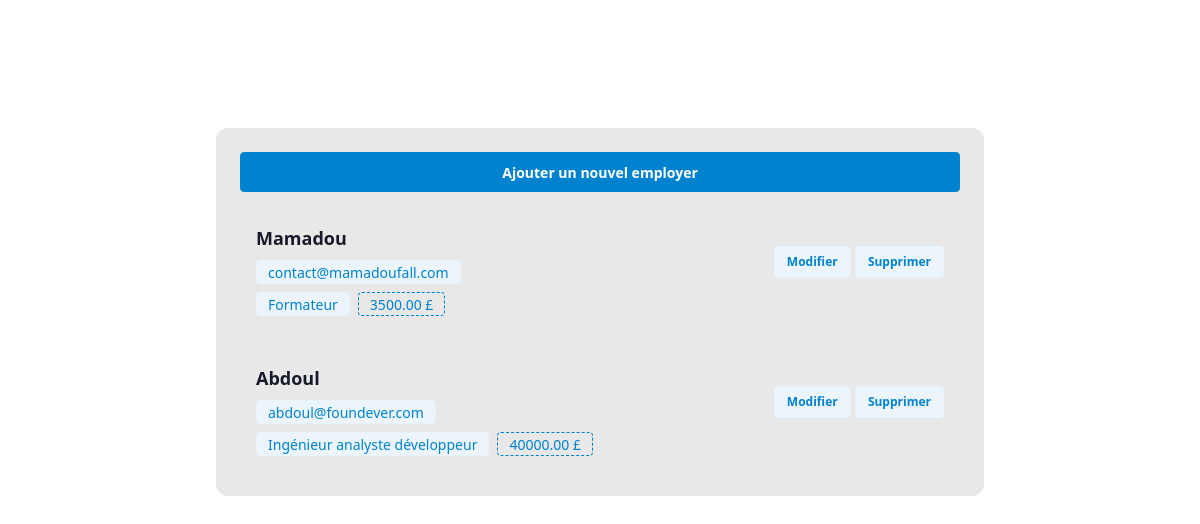
The app's page /, older data.
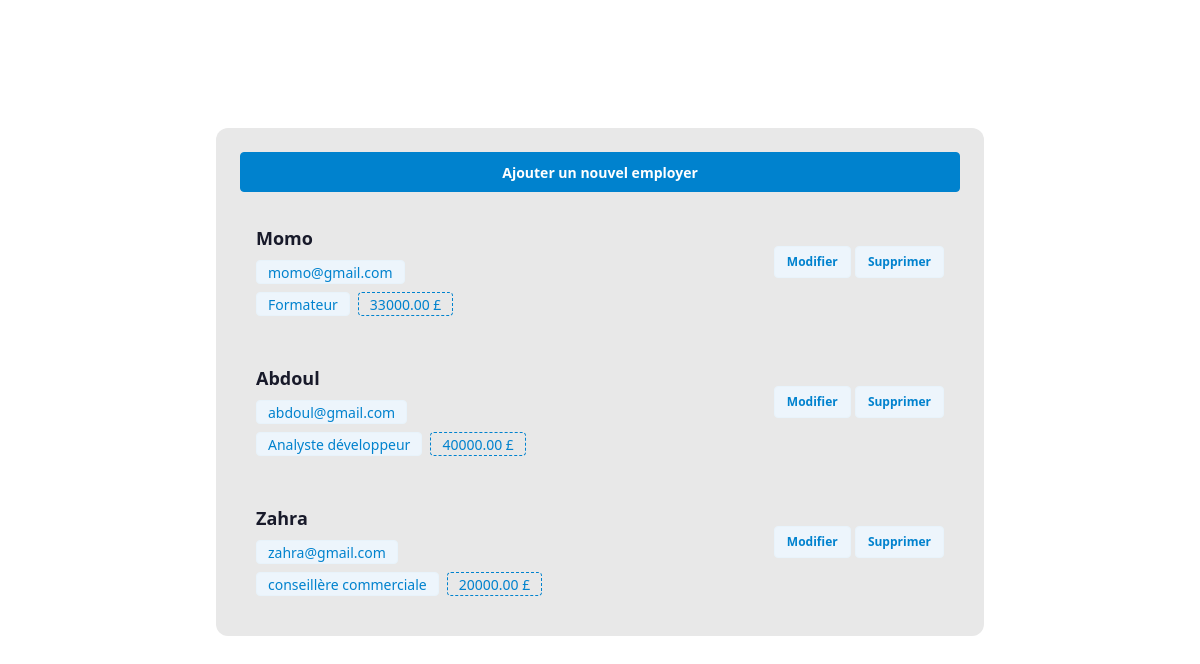
The same page, newer data.
### employer/models.py (models this page shows)
class Employer(models.Model):
    nom=models.CharField(max_length=100);
    email=models.EmailField(unique=True);
    poste=models.CharField(max_length=100);
    salaire=models.DecimalField(max_digits=10, decimal_places=2);

### employer/views.py (the view)
# urls.py: path('', views.liste_employers, name='liste_employers'),
def liste_employers(request):
    employers = Employer.objects.all()
    return render(request, 'employer/liste.html', {'employers': employers})

### employer/templates/employer/liste.html
{% extends "base.html" %}
{% block content %}
      <div class="w-full bg-base-200">
        <div class="mb-4">
            <a href="{% url 'ajouter_employer' %}" class="btn btn-primary w-full">Ajouter un nouvel employer</a>
        </div>
        <div class="space-y-4 w-full">
            {% for employer in employers %}
            <div class="p-4 bg-base-10 rounded-lg w-full flex justify-between items-center">
                <div class="space-y-2">
                    <p class="font-bold text-lg">{{ employer.nom }}</p>
                     <p class="badge badge-soft badge-primary">{{ employer.email }}</p>
                     <div class="flex gap-2">
                        <p class="badge badge-soft badge-primary">{{ employer.poste }}</p>
                        <p class="badge badge-dash badge-primary">{{ employer.salaire }} £</p>
                     </div>
                </div>
                <div class="mb-4">
                    <a href="{% url 'modifier_employer' employer.id %}" class="btn btn-primary btn-soft btn-sm">Modifier</a>
                    <a href="{% url 'supprimer_employer' employer.id %}" class="btn btn-primary btn-soft btn-sm">Supprimer</a>
                </div>
            </div>
            {% endfor %}
        </div>
      </div>
{% endblock %}

### employer/templates/base.html (shortened to what this page needs)
<!DOCTYPE html>
<html lang="en" data-theme="corporate">
<head>
    <link href="https://cdn.jsdelivr.net/npm/daisyui@5" rel="stylesheet" type="text/css" />
    <script src="https://cdn.jsdelivr.net/npm/@tailwindcss/browser@4"></script>
    <link href="https://cdn.jsdelivr.net/npm/daisyui@5/themes.css" rel="stylesheet" type="text/css" />
</head>
<body>
    <div class="flex justify-center mt-32">
        <div class="flex flex-col w-3xl bg-base-200 rounded-xl p-6">
            <div class="w-full h-fit">
                {% block content %}
                {% endblock %}
            </div>
        </div>
    </div>
</body>
</html>

Row changes from the older to the newer data that the page shows:
changed Employer "Formateur": nom "Mamadou" → "Momo"; email "contact@mamadoufall.com" → "momo@gmail.com"; salaire "3500.00" → "33000.00"
changed Employer "Abdoul": email "abdoul@foundever.com" → "abdoul@gmail.com"; poste "Ingénieur analyste développeur" → "Analyste développeur"
added Employer: nom "Zahra", email "zahra@gmail.com", poste "conseillère commerciale", salaire "20000.00"
